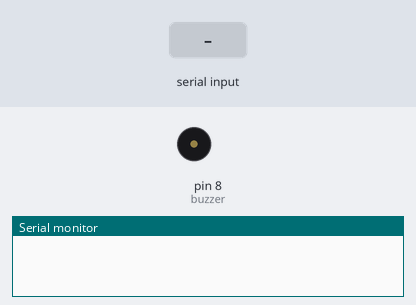
Bench run of a sketch on a simulated Arduino Uno, built with avr-gcc and run on an emulated ATmega328P. Parts: buzzer (waves = sounding), the last lines printed to the serial monitor. The inputs (shaded band) are chosen by the test bench.

Above: at 1.2 s.
1.3 s: "90,45\n" received over Serial
At 1.8 s:
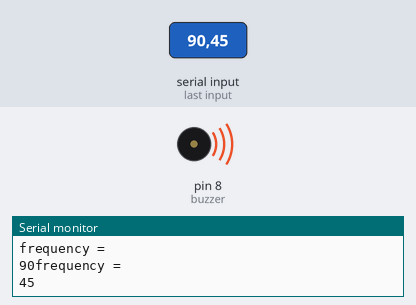
Timing chart, 0 to 4.3 s (numbered marks = the images above; inputs shaded):
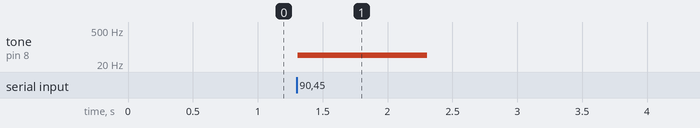

Measured:
- after the input at 1.3 s, tone on pin 8 (buzzer): silent → 45 Hz at once, → silent 1.0 s later

The sketch:

code1.ino
```cpp
int buzzer =8;
int nb=0;
void setup() {
pinMode(buzzer, OUTPUT);
Serial.begin(9600);
}
void loop() {
if(Serial.available()){
     nb = Serial.parseInt();
     tone(buzzer,nb,2000);
     Serial.println("frequency = ");
     Serial.print(nb);

   }
}
```
